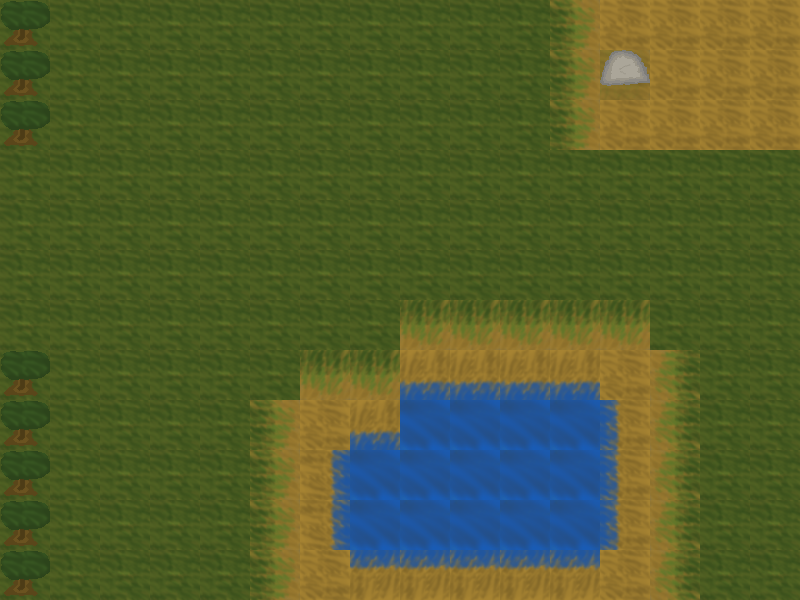

A level layout from a 2D game, rendered from its tile map. Below: a short description, then the map file with tile-grid data replaced by summaries:
An orthogonal 16x12 tile map with 50x50 px tiles, 2 tile layers (Tile Layer 1, objectLayer).

<map version="1.0" tiledversion="1.0.2" orientation="orthogonal" renderorder="right-down" width="16" height="12" tilewidth="50" tileheight="50" nextobjectid="13">
 <tileset firstgid="1" source="testtileset.tsx" />
 <layer name="Tile Layer 1" width="16" height="12">
  <data>[192 cells, 184 non-empty, 6 distinct tile ids]</data>
 </layer>
 <layer name="objectLayer" width="16" height="12">
  <data>[192 cells, 38 non-empty, 7 distinct tile ids]</data>
 </layer>
</map>
